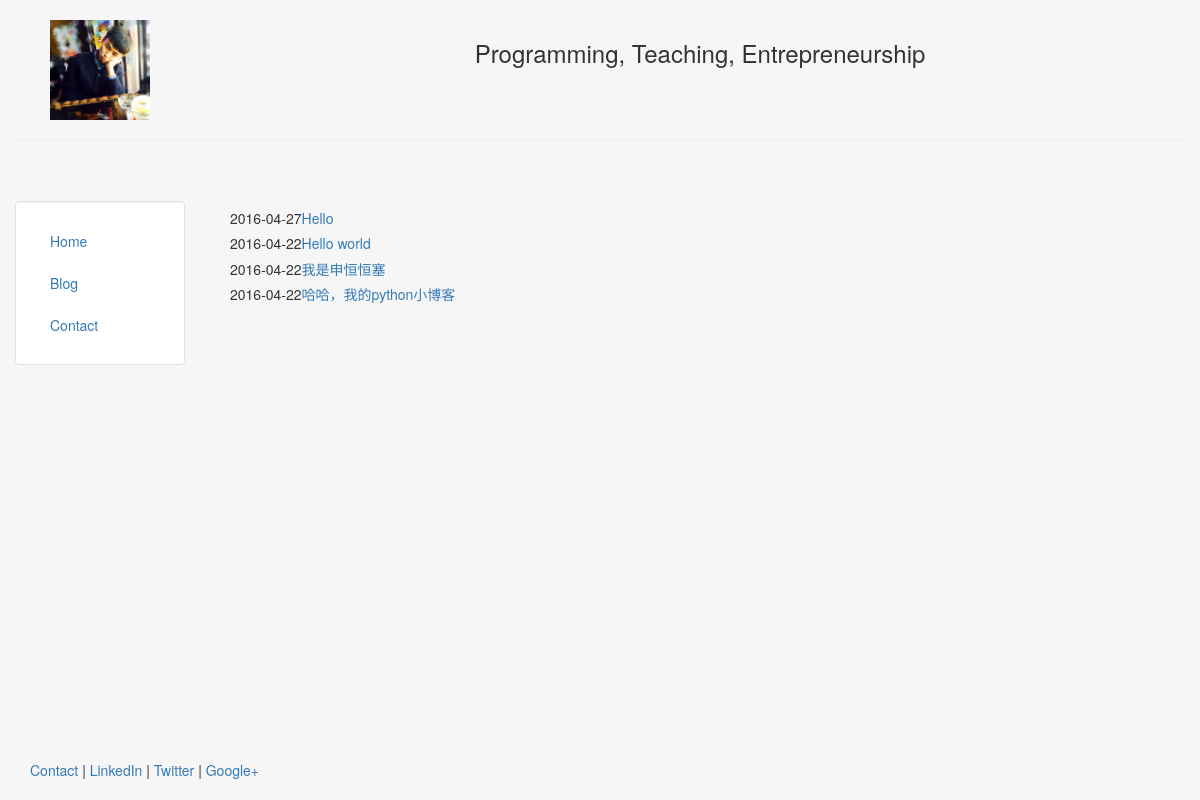
Screenshot of /blog/ with the database file from the repository.
### blog/models.py (models this page shows, shortened)
class Post(models.Model):
	title = models.CharField(max_length=140)
	body = models.TextField()
	date = models.DateTimeField()

### blog/templates/blog/blog.html
{% extends "personal/header.html" %}
{% block content %}
	{% for post in object_list %}
		<h5>{{ post.date|date:'Y-m-d'}}<a href="/blog/{{post.id}}">{{post.title}}</a></h5>
	{% endfor %}
{% endblock  %}

### personal/templates/personal/header.html (style rules this page uses)
html, body { height:100% }

### rows the page displays
Post: date "2016-04-27", title "Hello"
Post: date "2016-04-22", title "Hello world"
Post: date "2016-04-22", title "我是申恒恒塞"
Post: date "2016-04-22", title "哈哈，我的python小博客"
